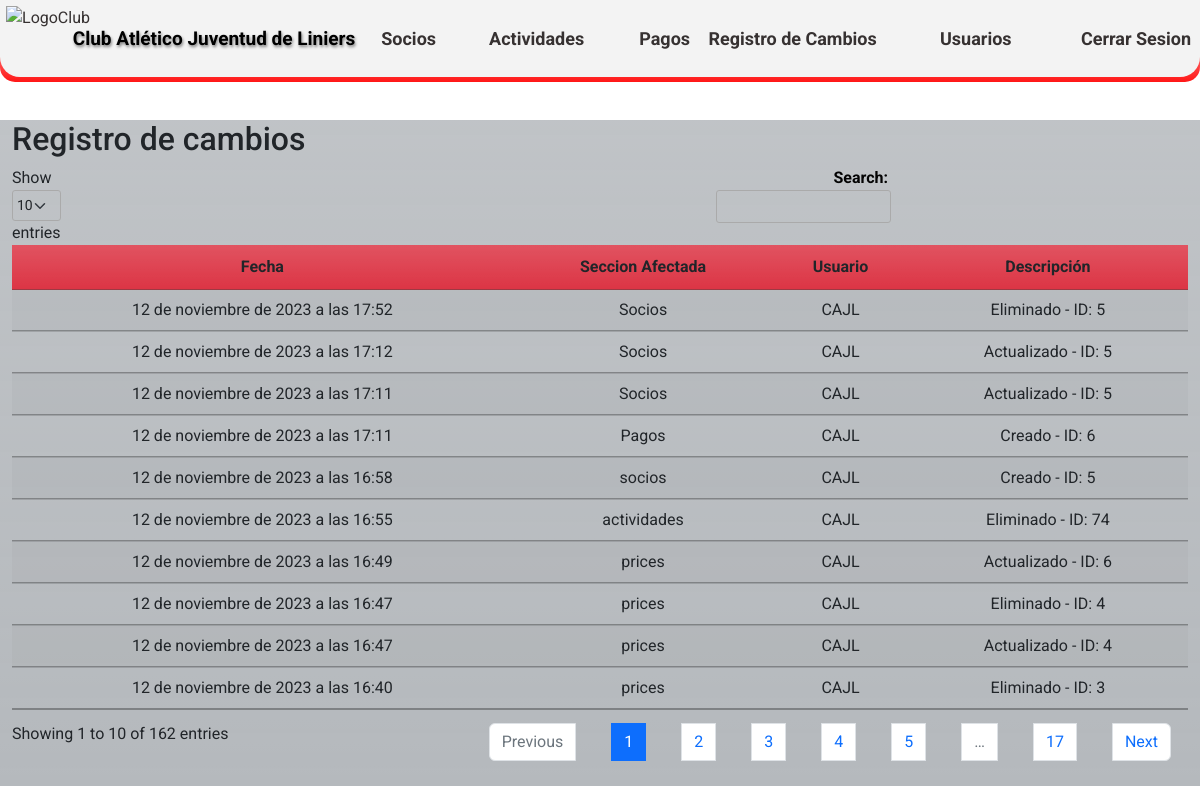
Before: /change-log/ (signed in) with the older database file.
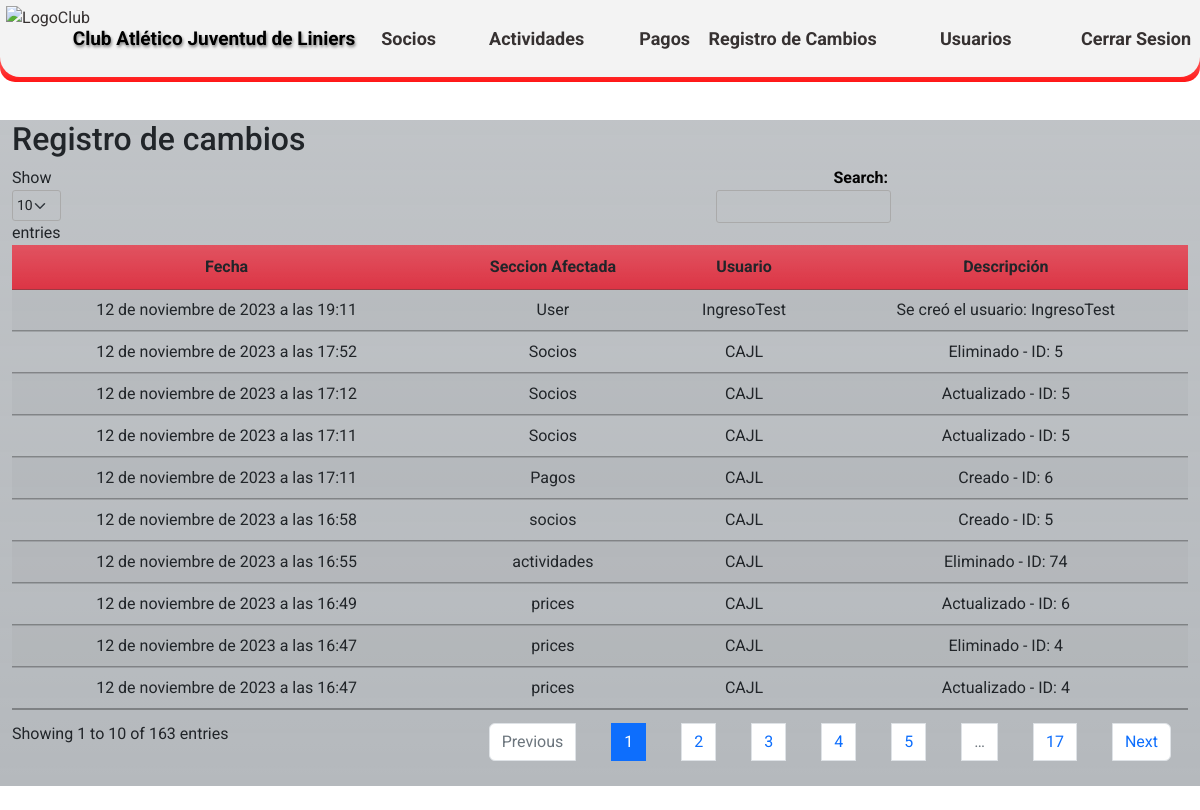
After: the same page with the newer database file.
### CAJL/aplications/changelog/models.py (models this page shows)
class ChangeLog(models.Model):
    date = models.DateTimeField(auto_now_add=True)
    model_name = models.CharField(max_length=100)
    user = models.ForeignKey(User, null=True, blank=True,on_delete=models.CASCADE)  # Asócialo a tu modelo de usuario si lo tienes
    description = models.TextField()
    class Meta:
        verbose_name = 'Registro de Cambio'
        verbose_name_plural = 'Registros de Cambios'
        ordering = ['-date']

### CAJL/aplications/changelog/views.py (the view)
# urls.py: path('change-log/', change_log_view, name='change_log_view'),
@login_required
def change_log_view(request):
    change_logs = ChangeLog.objects.all()
    return render(request, 'changelog/change_log.html', {'change_logs': change_logs})

### templates/changelog/change_log.html (shortened to what this page needs)
{% extends 'loginregister/base.html' %}
{% load static %}
{% block content %}
<!DOCTYPE html>
<html>
<head>
    <!DOCTYPE html>
<html>
<head>
    <link rel="stylesheet" type="text/css" href={% static 'css/Estilos_DT.css' %} media="screen">
    <link rel="stylesheet" href="https://cdnjs.cloudflare.com/ajax/libs/font-awesome/6.2.0/css/all.min.css"/>
    <link rel="stylesheet" type="text/css" href="https://cdn.datatables.net/1.10.25/css/jquery.dataTables.min.css">
</head>
<body>
    <br>
    <br>
    <br>
    <br>
        <div class="container h-60 my-4">
            <div class="row">
                <div class="col-xl-12 bg-secondary bg-gradient bg-opacity-50">
                    <h2>Registro de cambios</h2>
            <table id="changeLogTable" class="display table table-striped">
                <thead>
                    <tr>
                        <th class="centered bg-danger bg-gradient">Fecha</th>
                        <th class="centered bg-danger bg-gradient">Seccion Afectada</th>
                        <th class="centered bg-danger bg-gradient">Usuario</th>
                        <th class="centered bg-danger bg-gradient">Descripción</th>
                    </tr>
                </thead>
                <tbody>
                            {% for change_log in change_logs %}
                        <tr>
                            <td class="centered">{{ change_log.date }}</td>
                            <td class="centered">{{ change_log.model_name }}</td>
                            <td class="centered">{{ change_log.user }}</td>
                            <td class="centered">{{ change_log.description }}</td>
                        </tr>
                    {% endfor %}
                </tbody>
            </table>
        </div>
    </div>
</div>
</body>
</html>
{% endblock %}

### templates/loginregister/base.html (shortened to what this page needs)
<!DOCTYPE html>
<html lang="es">
<head>
  {% load static %}
    <link rel="stylesheet" type="text/css" href={% static 'css/EstilosHome1.css' %} media="screen">
    <link rel="stylesheet" href="https://cdnjs.cloudflare.com/ajax/libs/animate.css/4.1.1/animate.min.css">
    <link rel="stylesheet" href="https://cdn.jsdelivr.net/npm/bootstrap@5.2.2/dist/css/bootstrap.min.css"
 />
    <link
    rel="stylesheet"
    href="https://cdnjs.cloudflare.com/ajax/libs/font-awesome/6.2.0/css/all.min.css"
   />
<body>
 <section class="sec">
    <header>
        <nav>
            <ul id="ContenedorMenu">
                <li class="ItemMenu Logo centrado"><a title="Volver al menu principal" class="centrado" href={% url 'home' %}><img class="LogoMenu" src="https://github.com/MarcoNu97/Proyecto_CAJL/blob/main/Interfaz%20Principal/ImagenesHome/EscudoHome.png?raw=true" alt="LogoClub"></a></li>
                <li class="ItemMenu Titulo"><a title="Volver al menu principal" class="Texto centrado Tx animate__animated animate__pulse" href={% url 'home' %}>Club Atlético Juventud de Liniers</a></li>
                {% if request.user.is_authenticated %}
                <li class="ItemMenu M2 h centrado"><a class="h centrado" href={% url 'socios' %}>Socios</a></li>
                <li class="ItemMenu M2 h centrado">
                    <a class="h centrado dropa1" onmouseover="toggleDropdown()" href={% url 'actividades' %}>Actividades</a>
                </li>
                <li class="ItemMenu M2 h centrado"><a class="h centrado" href={% url 'payments_list' %}>Pagos</a></li>
                <li class="ItemMenu M2 h centrado"><a class="h centrado CerrarS" href={% url 'change_log_view' %}>Registro de Cambios</a></li>
                {% if user.is_superuser %}
                <li class="ItemMenu M2 h centrado"><a class="h CerrarS centrado" href={% url 'user_list' %}>Usuarios</a></li>
                {% endif %}
                <li class="ItemMenu M2 h centrado"><a class="h CerrarS centrado" href={% url 'exit' %}>Cerrar Sesion</a></li>
                {% else %}
                <li class="ItemMenu M2 h centrado"><a class="h centrado"></a></li>
                <li class="ItemMenu M2 h centrado"><a class="h centrado" href={% url 'login' %}>Ingresar</a></li>
                <li class="ItemMenu M2 h centrado"><a class="h centrado" href={% url 'register' %}>Registrarse</a></li>
                {% endif %}
            </ul>
        </nav>
    </header>
 </section>
</body>
{% block content %}{% endblock %}

### static/css/EstilosHome1.css (style rules this page uses)
* { margin: 0; padding: 0; box-sizing: border-box; font-family: 'Roboto', sans-serif; }
body { background-color: #d1d6c1; margin: 0; padding: 0; background-image: url('https://github.com/MarcoNu97/Proyectos-Django/blob/main/Club-Atletico-Juventud-De-Liniers/static/images/Interior%20del%20Club.jpg?raw=true'); background-size: cover; background-position: center; background-attachment: fixed; background-repeat: no-repeat; }
nav { background: linear-gradient(#fcfcfc, #ff1717); background-repeat: no-repeat; position: fixed; top: 0; width: 100%; height: 82px; border-radius: 0px 0px 15px 15px; transition: top 0.3s; z-index: 999; }
nav ul { list-style: none; padding: 0; margin: 0; display: flex; justify-content: space-around; align-items: center; height: 100%; }
nav ul li { text-align: center; }
nav ul li a { text-decoration: none; color: #363131; }
.centrado { display: grid; justify-content: center; align-items: center; }
#ContenedorMenu { background-color: #f3f3f3; background-repeat: no-repeat; height: 77px; display: grid; grid-template-columns: 70px 1.2fr 0.4fr 0.4fr 0.3fr 0.8fr 0.7fr 0.5fr; grid-template-rows: 100%; margin-top: 0px; padding: 0px; border-radius: 0px 0px 20px 20px; }
.ItemMenu { list-style-type: none; width: 6rem; height: 98%; }
.M2 { font-weight: bold; font-size: 18px; width: 8rem; }
.LogoMenu { height: 65px; }
.Logo { border-radius: 0px 0px 0px 10px; }
.Texto { padding: 0; font-size: 18px; width: 17rem; font-weight: bold; color: #000000; text-shadow: 1px 2px 3px grey; }
.Tx { font-size: 19px; width: 18rem; margin-top: 25%; }
.CerrarS { width: 11rem; text-align: end; }

### static/css/Estilos_DT.css (style rules this page uses)
div.container { max-width: 1300px; }
.centered { text-align: center !important; vertical-align: middle !important; }

Changed rows visible on the page:
no longer on this page (row unchanged): ChangeLog: date "12 de noviembre de 2023 a las 16:40", model_name "prices", user "CAJL", description "Eliminado - ID: 3"
added ChangeLog: date "12 de noviembre de 2023 a las 19:11", model_name "User", user "IngresoTest", description "Se creó el usuario: IngresoTest"
Other visible differences:
text written by a page script: "Show entries Search: Showing 1 to 10 of 162 entries Previous 1 2 3 4 5 … 17 Next" → "Show entries Search: Showing 1 to 10 of 163 entries Previous 1 2 3 4 5 … 17 Next"
